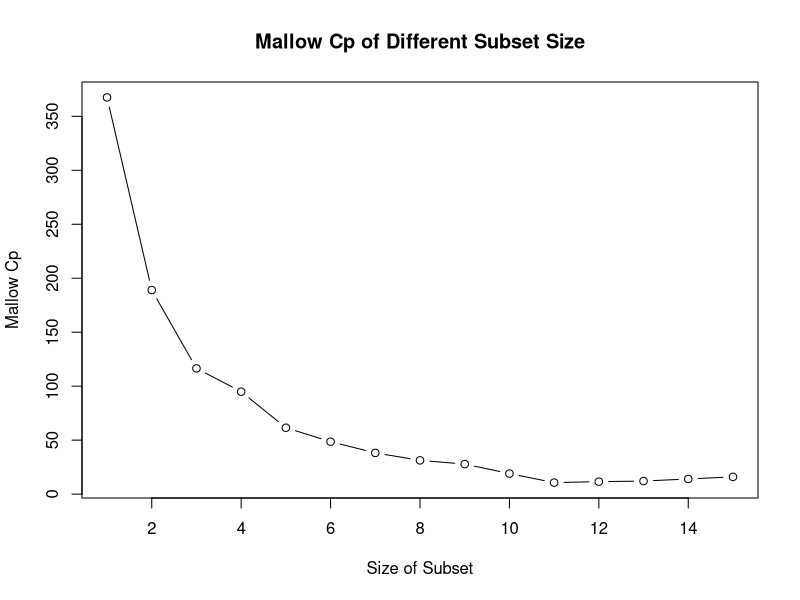

The R script that drew this image:
## ---- chunk 1
rm(list = ls())
library(mlbench)
data(BostonHousing2)
BH = BostonHousing2[, !(colnames(BostonHousing2) %in% c("medv", "town", "tract"))]

# Get some basic informations
dim(BH)
names(BH)

# Fit a LM model
full.model <- lm(cmedv~., data = BH)
summary(full.model)
## ---- chunk 2
p <- dim(BH)[2]

test <- step(full.model, k = log(p))
## ---- chunk 3
library(leaps)
b = regsubsets(cmedv~ ., data = BH, nvmax =p)
rs = summary(b)
rs$which

## ---- chunk 4
row <- rs$which[1,]
names <- names(BH) 
xlabel <- c(1:15)
plot(x = xlabel, y = rs$cp, type="b", main="Mallow Cp of Different Subset Size", xlab = "Size of Subset", ylab = "Mallow Cp")

rs$which[11,]
## ---- chunk 5
SubData <- BostonHousing2[, (colnames(BostonHousing2) %in% c("cmedv","crim", "zn", "chas1", "nox", "rm", "dis", "rad", "tax", "ptratio", "b", "lstat"))]
head(SubData)
summary(lm(cmedv~., data=SubData))
